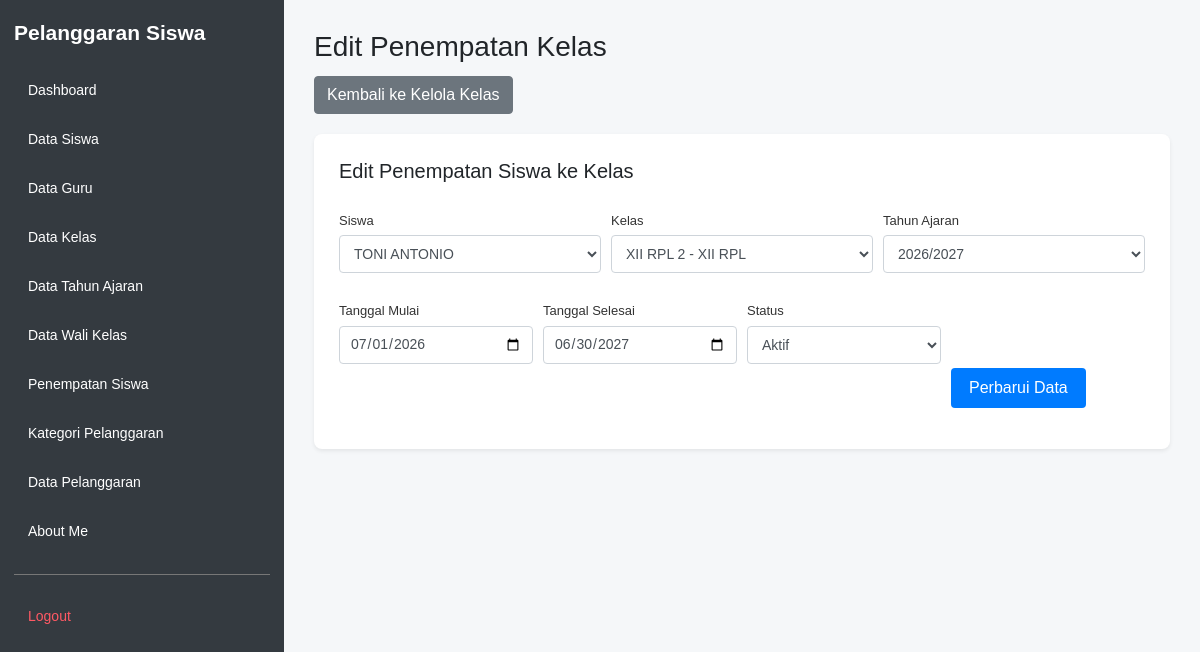
The app's page /edit_kelas.php?id=153 (signed in) with its own data.
### tables this page shows
CREATE TABLE `t_kelas_siswa` (
  `id` int(11) NOT NULL AUTO_INCREMENT,
  `siswa_id` int(11) DEFAULT NULL,
  `tahun_ajaran_id` int(11) DEFAULT NULL,
  `kelas_id` int(11) DEFAULT NULL,
  `tanggal_mulai` date NOT NULL,
  `tanggal_selesai` date NOT NULL,
  `status_aktif` tinyint(1) NOT NULL,
  `created_at` timestamp NOT NULL DEFAULT current_timestamp(),
  `updated_at` timestamp NOT NULL DEFAULT current_timestamp(),
  PRIMARY KEY (`id`),
  UNIQUE KEY `uq_t_kelas_siswa_siswa_ta` (`siswa_id`,`tahun_ajaran_id`),
  KEY `kelas_id` (`kelas_id`),
  KEY `siswa_id` (`siswa_id`),
  KEY `tahun_ajaran_id` (`tahun_ajaran_id`),
  CONSTRAINT `t_kelas_siswa_ibfk_1` FOREIGN KEY (`siswa_id`) REFERENCES `t_siswa` (`id`) ON DELETE CASCADE,
  CONSTRAINT `t_kelas_siswa_ibfk_2` FOREIGN KEY (`tahun_ajaran_id`) REFERENCES `t_tahun_ajaran` (`id`) ON DELETE CASCADE
);

CREATE TABLE `t_siswa` (
  `id` int(11) NOT NULL AUTO_INCREMENT,
  `nis` varchar(20) DEFAULT NULL,
  `nisn` varchar(20) DEFAULT NULL,
  `nama` varchar(150) DEFAULT NULL,
  `jenis_kelamin` varchar(4) NOT NULL,
  `tanggal_lahir` date NOT NULL,
  `alamat` text NOT NULL,
  `status_aktif` tinyint(1) NOT NULL,
  `created_at` timestamp NOT NULL DEFAULT current_timestamp(),
  `updated_at` timestamp NOT NULL DEFAULT current_timestamp(),
  PRIMARY KEY (`id`),
  UNIQUE KEY `uq_t_siswa_nisn` (`nisn`),
  UNIQUE KEY `uq_t_siswa_nis` (`nis`)
);

CREATE TABLE `t_kelas` (
  `id` int(11) NOT NULL AUTO_INCREMENT,
  `nama` varchar(100) DEFAULT NULL,
  `tingkat` varchar(20) NOT NULL,
  `jurusan` varchar(100) NOT NULL,
  `status_aktif` tinyint(1) NOT NULL,
  `created_at` timestamp NOT NULL DEFAULT current_timestamp(),
  `updated_at` timestamp NOT NULL DEFAULT current_timestamp(),
  PRIMARY KEY (`id`),
  UNIQUE KEY `uq_t_kelas_nama` (`nama`)
);

CREATE TABLE `t_tahun_ajaran` (
  `id` int(11) NOT NULL AUTO_INCREMENT,
  `nama` varchar(20) DEFAULT NULL,
  `tanggal_mulai` date NOT NULL,
  `tanggal_selesai` date NOT NULL,
  `status_aktif` tinyint(1) NOT NULL,
  `created_at` timestamp NOT NULL DEFAULT current_timestamp(),
  `updated_at` timestamp NOT NULL DEFAULT current_timestamp(),
  PRIMARY KEY (`id`),
  UNIQUE KEY `uq_t_tahun_ajaran_nama` (`nama`)
);

### edit_kelas.php (the view, shortened to what this page needs)
<?php
require_once __DIR__ . '/config/koneksi.php';
$id = (int) $_GET['id'];
$stmt = mysqli_prepare($koneksi, "SELECT * FROM t_kelas_siswa WHERE id = ?");
mysqli_stmt_bind_param($stmt, 'i', $id);
mysqli_stmt_execute($stmt);
$hasil = mysqli_stmt_get_result($stmt);
$penempatan = mysqli_fetch_assoc($hasil);
$siswa = mysqli_query($koneksi, "SELECT id, nama FROM t_siswa ORDER BY nama");
$kelas = mysqli_query($koneksi, "SELECT id, nama, tingkat, jurusan FROM t_kelas ORDER BY nama");
$tahun = mysqli_query($koneksi, "SELECT id, nama FROM t_tahun_ajaran ORDER BY nama DESC");
?>
<!DOCTYPE html>
<html lang="id">
<head>
    <link rel="stylesheet"
          href="https://cdn.jsdelivr.net/npm/bootstrap@4.1.3/dist/css/bootstrap.min.css">
    <link rel="stylesheet" href="layout/layout.css">
</head>
<body>
<?php require_once __DIR__ . '/layout/sidebar.php'; ?>
<main class="app-main">
    <div class="page-header">
        <h1>Edit Penempatan Kelas</h1>
        <a href="kelola_kelas.php" class="btn btn-secondary">
            Kembali ke Kelola Kelas
        </a>
    </div>
    <div class="form-card form-card-full shadow-sm mb-4">
        <h5 class="mb-3">Edit Penempatan Siswa ke Kelas</h5>
        <form action="proses_edit_kelas.php" method="POST">
            <div class="form-row">
                <div class="form-group col-md-4">
                    <label>Siswa</label>
                    <select name="siswa_id" class="form-control" required>
                        <?php while ($s = mysqli_fetch_assoc($siswa)) { ?>
                            <option value="<?= (int)$s['id']; ?>"
                                <?= (int)$s['id'] === (int)($penempatan['siswa_id'] ?? 0) ? 'selected' : ''; ?>>
                                <?= htmlspecialchars((string)$s['nama'], ENT_QUOTES, 'UTF-8'); ?>
                            </option>
                        <?php } ?>
                    </select>
                </div>
                <div class="form-group col-md-4">
                    <label>Kelas</label>
                    <select name="kelas_id" class="form-control" required>
                        <?php while ($k = mysqli_fetch_assoc($kelas)) { ?>
                            <option value="<?= (int)$k['id']; ?>"
                                <?= (int)$k['id'] === (int)($penempatan['kelas_id'] ?? 0) ? 'selected' : ''; ?>>
                                <?= htmlspecialchars($k['nama'] . ' - ' . $k['tingkat'] . ' ' . $k['jurusan'], ENT_QUOTES, 'UTF-8'); ?>
                            </option>
                        <?php } ?>
                    </select>
                </div>
                <div class="form-group col-md-4">
                    <label>Tahun Ajaran</label>
                    <select name="tahun_ajaran_id" class="form-control" required>
                        <?php while ($ta = mysqli_fetch_assoc($tahun)) { ?>
                            <option value="<?= (int)$ta['id']; ?>"
                                <?= (int)$ta['id'] === (int)($penempatan['tahun_ajaran_id'] ?? 0) ? 'selected' : ''; ?>>
                                <?= htmlspecialchars((string)$ta['nama'], ENT_QUOTES, 'UTF-8'); ?>
                            </option>
                        <?php } ?>
                    </select>
                </div>
            </div>
            <div class="form-row">
                <div class="form-group col-md-3">
                    <label>Tanggal Mulai</label>
                    <input type="date" name="tanggal_mulai" class="form-control" required
                           value="<?= htmlspecialchars((string)($penempatan['tanggal_mulai'] ?? ''), ENT_QUOTES, 'UTF-8'); ?>">
                </div>
                <div class="form-group col-md-3">
                    <label>Tanggal Selesai</label>
                    <input type="date" name="tanggal_selesai" class="form-control" required
                           value="<?= htmlspecialchars((string)($penempatan['tanggal_selesai'] ?? ''), ENT_QUOTES, 'UTF-8'); ?>">
                </div>
                <div class="form-group col-md-3">
                    <label>Status</label>
                    <select name="status_aktif" class="form-control" required>
                        <option value="1" <?= (int)($penempatan['status_aktif'] ?? 0) === 1 ? 'selected' : ''; ?>>Aktif</option>
                    </select>
                </div>
                <div class="form-group col-md-3">
                    <label>&nbsp;</label><br>
                    <button type="submit" name="edit" class="btn btn-primary">
                        Perbarui Data
                    </button>
                </div>
            </div>
        </form>
    </div>
</main>
</body>
</html>

### layout/layout.css (style rules this page uses)
* { box-sizing: border-box; }
html, body { margin: 0; padding: 0; min-height: 100vh; font-family: Arial, sans-serif; background: #f5f7f9; }
.app-main { display: block; width: auto; min-width: 0; min-height: 100vh; margin-left: 284px; padding: 30px; }
.app-main h1, .app-main h2 { margin-top: 0; }
.page-header { margin-bottom: 20px; }
.page-header h1 { font-size: 28px; margin-bottom: 12px; }
.form-card { background: #ffffff; border-radius: 8px; padding: 25px; max-width: 720px; }
.form-card-full { max-width: 100%; }
.form-card label { display: block; font-size: 13px; margin: 12px 0 5px; color: #333; }
.form-card input[type="text"], .form-card input[type="email"], .form-card input[type="password"], .form-card input[type="date"], .form-card input[type="number"], .form-card select, .form-card textarea { width: 100%; padding: 8px 10px; border: 1px solid #ced4da; border-radius: 4px; font-size: 14px; box-sizing: border-box; }
.form-card button { margin-top: 18px; padding: 8px 18px; border: none; border-radius: 4px; cursor: pointer; }

### records on screen
t_kelas_siswa: siswa_id "TONI ANTONIO", kelas_id "XII RPL 2 - XII RPL", tahun_ajaran_id "2026/2027", tanggal_mulai "07/01/2026", tanggal_selesai "06/30/2027", status_aktif "Aktif"

### other values on screen
$label "Dashboard"
$label "Data Siswa"
$label "Data Guru"
$label "Data Kelas"
$label "Data Tahun Ajaran"
$label "Data Wali Kelas"
$label "Penempatan Siswa"
$label "Kategori Pelanggaran"
$label "Data Pelanggaran"
$label "About Me"
